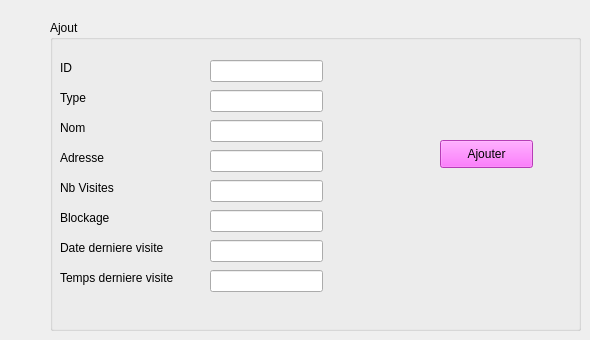
      <widget class="QWidget" name="ajouter_9">
       <attribute name="title">
        <string>Ajouter</string>
       </attribute>
       <widget class="QGroupBox" name="cadreajout_13">
        <property name="geometry">
         <rect>
          <x>50</x>
          <y>20</y>
          <width>531</width>
          <height>311</height>
         </rect>
        </property>
        <property name="title">
         <string>Ajout</string>
        </property>
        <widget class="QLabel" name="ID_19">
         <property name="geometry">
          <rect>
           <x>10</x>
           <y>40</y>
           <width>56</width>
           <height>16</height>
          </rect>
         </property>
         <property name="maximumSize">
          <size>
           <width>56</width>
           <height>16</height>
          </size>
         </property>
         <property name="text">
          <string>ID</string>
         </property>
        </widget>
        <widget class="QLabel" name="Type_11">
         <property name="geometry">
          <rect>
           <x>10</x>
           <y>70</y>
           <width>56</width>
           <height>16</height>
          </rect>
         </property>
         <property name="maximumSize">
          <size>
           <width>56</width>
           <height>16</height>
          </size>
         </property>
         <property name="text">
          <string>Type</string>
         </property>
        </widget>
        <widget class="QLabel" name="Nom_11">
         <property name="geometry">
          <rect>
           <x>10</x>
           <y>100</y>
           <width>56</width>
           <height>16</height>
          </rect>
         </property>
         <property name="maximumSize">
          <size>
           <width>56</width>
           <height>16</height>
          </size>
         </property>
         <property name="text">
          <string>Nom</string>
         </property>
        </widget>
        <widget class="QLineEdit" name="le_id_site">
         <property name="geometry">
          <rect>
           <x>160</x>
           <y>40</y>
           <width>113</width>
           <height>22</height>
          </rect>
         </property>
         <property name="maximumSize">
          <size>
           <width>113</width>
           <height>22</height>
          </size>
         </property>
        </widget>
        <widget class="QLineEdit" name="le_type_site">
         <property name="geometry">
          <rect>
           <x>160</x>
           <y>70</y>
           <width>113</width>
           <height>22</height>
          </rect>
         </property>
         <property name="maximumSize">
          <size>
           <width>113</width>
           <height>22</height>
          </size>
         </property>
        </widget>
        <widget class="QLineEdit" name="le_nom_site">
         <property name="geometry">
          <rect>
           <x>160</x>
           <y>100</y>
           <width>113</width>
           <height>22</height>
          </rect>
         </property>
         <property name="maximumSize">
          <size>
           <width>113</width>
           <height>22</height>
          </size>
         </property>
        </widget>
        <widget class="QPushButton" name="pb_ajouter_site">
         <property name="geometry">
          <rect>
           <x>390</x>
           <y>120</y>
           <width>93</width>
           <height>28</height>
          </rect>
         </property>
         <property name="maximumSize">
          <size>
           <width>93</width>
           <height>28</height>
          </size>
         </property>
         <property name="styleSheet">
          <string notr="true">background-color: rgb(255, 85, 255);
border-color: rgb(170, 0, 255);</string>
         </property>
         <property name="text">
          <string>Ajouter</string>
         </property>
        </widget>
        <widget class="QLineEdit" name="le_adresse_site">
         <property name="geometry">
          <rect>
           <x>160</x>
           <y>130</y>
           <width>113</width>
           <height>22</height>
          </rect>
         </property>
         <property name="maximumSize">
          <size>
           <width>113</width>
           <height>22</height>
          </size>
         </property>
        </widget>
        <widget class="QLabel" name="adresse_11">
         <property name="geometry">
          <rect>
           <x>10</x>
           <y>130</y>
           <width>56</width>
           <height>16</height>
          </rect>
         </property>
         <property name="maximumSize">
          <size>
           <width>56</width>
           <height>16</height>
          </size>
         </property>
         <property name="text">
          <string>Adresse</string>
         </property>
        </widget>
        <widget class="QLabel" name="nb_visite_9">
         <property name="geometry">
          <rect>
           <x>10</x>
           <y>160</y>
           <width>56</width>
           <height>16</height>
          </rect>
         </property>
         <property name="maximumSize">
          <size>
           <width>56</width>
           <height>16</height>
          </size>
         </property>
         <property name="text">
          <string>Nb Visites</string>
         </property>
        </widget>
        <widget class="QLabel" name="blockage_9">
         <property name="geometry">
          <rect>
           <x>10</x>
           <y>190</y>
           <width>56</width>
           <height>16</height>
          </rect>
         </property>
         <property name="maximumSize">
          <size>
           <width>56</width>
           <height>16</height>
          </size>
         </property>
         <property name="text">
          <string>Blockage</string>
         </property>
        </widget>
        <widget class="QLabel" name="date_3">
         <property name="geometry">
          <rect>
           <x>10</x>
           <y>220</y>
           <width>111</width>
           <height>16</height>
          </rect>
         </property>
         <property name="maximumSize">
          <size>
           <width>111</width>
           <height>16</height>
          </size>
         </property>
         <property name="text">
          <string>Date derniere visite</string>
         </property>
        </widget>
        <widget class="QLabel" name="temps_9">
         <property name="geometry">
          <rect>
           <x>10</x>
           <y>250</y>
           <width>131</width>
           <height>16</height>
          </rect>
         </property>
         <property name="maximumSize">
          <size>
           <width>131</width>
           <height>16</height>
          </size>
         </property>
         <property name="text">
          <string>Temps derniere visite</string>
         </property>
        </widget>
        <widget class="QLineEdit" name="le_blockage_site">
         <property name="geometry">
          <rect>
           <x>160</x>
           <y>190</y>
           <width>113</width>
           <height>22</height>
          </rect>
         </property>
         <property name="maximumSize">
          <size>
           <width>113</width>
           <height>22</height>
          </size>
         </property>
        </widget>
        <widget class="QLineEdit" name="le_temps_site">
         <property name="geometry">
          <rect>
           <x>160</x>
           <y>250</y>
           <width>113</width>
           <height>22</height>
          </rect>
         </property>
         <property name="maximumSize">
          <size>
           <width>113</width>
           <height>22</height>
          </size>
         </property>
        </widget>
        <widget class="QLineEdit" name="le_date_site">
         <property name="geometry">
          <rect>
           <x>160</x>
           <y>220</y>
           <width>113</width>
           <height>22</height>
          </rect>
         </property>
         <property name="maximumSize">
          <size>
           <width>113</width>
           <height>22</height>
          </size>
         </property>
        </widget>
        <widget class="QLineEdit" name="le_nb_site">
         <property name="geometry">
          <rect>
           <x>160</x>
           <y>160</y>
           <width>113</width>
           <height>22</height>
          </rect>
         </property>
         <property name="maximumSize">
          <size>
           <width>113</width>
           <height>22</height>
          </size>
         </property>
        </widget>
       </widget>
      </widget>
